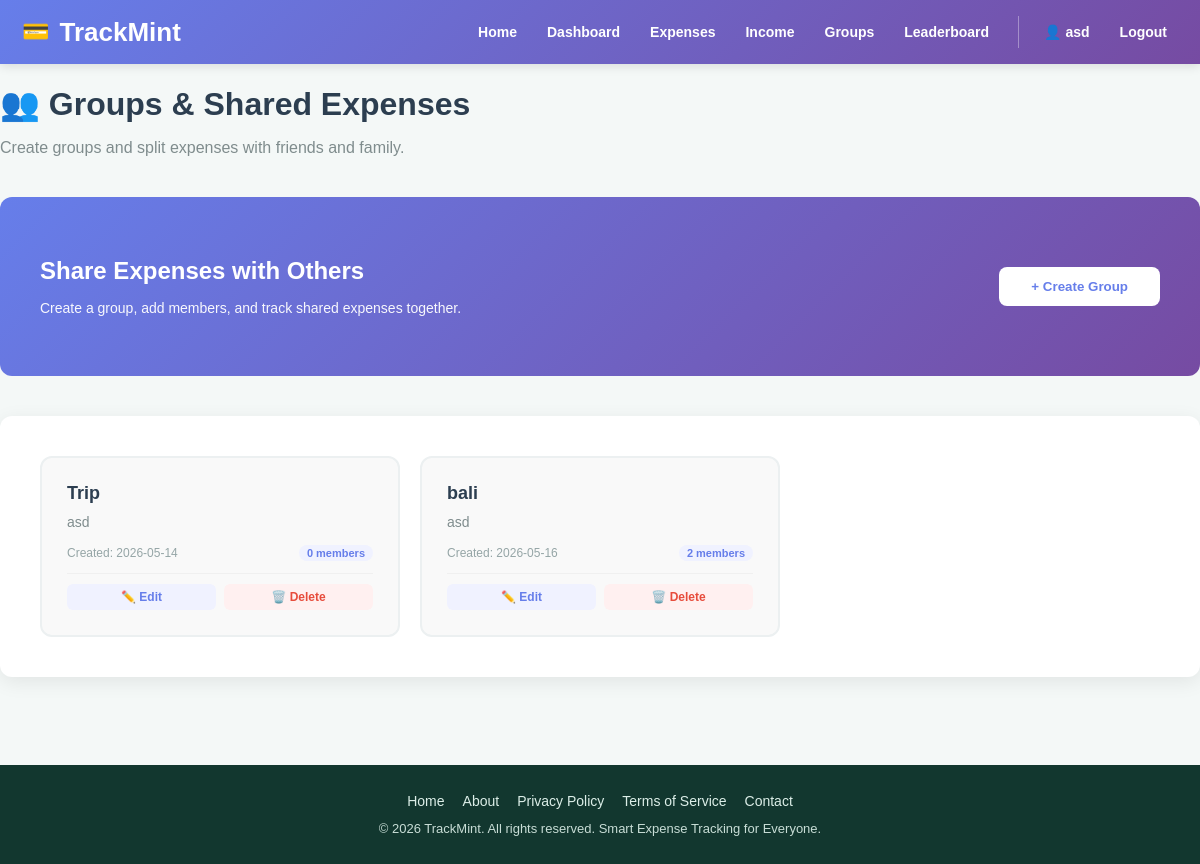
Screenshot of /groups/ (signed in) with the database file from the repository.
### app/models.py (models this page shows, shortened)
class User(UserMixin, db.Model):
    __tablename__ = "users"
    id = db.Column(db.Integer, primary_key=True)
    username = db.Column(db.String(80), unique=True, nullable=False, index=True)
    email = db.Column(db.String(120), unique=True, nullable=False, index=True)
    password_hash = db.Column(db.String(255), nullable=False)
    created_at = db.Column(db.DateTime, default=datetime.utcnow, nullable=False)
    total_points = db.Column(db.Integer, default=0, nullable=False)
    current_streak = db.Column(db.Integer, default=0, nullable=False)
    last_upload_date = db.Column(db.Date, nullable=True)
    receipts = db.relationship(
        "Receipt",
        back_populates="user",
        cascade="all, delete-orphan",
        lazy=True
    )
    incomes = db.relationship(
        "Income",
        back_populates="user",
        cascade="all, delete-orphan",
        lazy=True
    )

class Group(db.Model):
    __tablename__ = "groups"
    id = db.Column(db.Integer, primary_key=True)
    creator_id = db.Column(db.Integer, db.ForeignKey("users.id"), nullable=False)
    name = db.Column(db.String(100), nullable=False)
    description = db.Column(db.Text, nullable=True)
    created_at = db.Column(db.DateTime, default=datetime.utcnow, nullable=False)
    creator = db.relationship("User", backref="groups")
    members = db.relationship(
        "GroupMember",
        backref="group",
        cascade="all, delete-orphan",
        lazy=True
    )

### app/groups/routes.py (the view)
@groups_bp.route("/")
@login_required
def groups_home():
    created_groups = Group.query.filter_by(creator_id=current_user.id).all()
    created_ids = {g.id for g in created_groups}
    member_groups = Group.query.join(GroupMember).filter(
        GroupMember.user_id == current_user.id,
        Group.creator_id != current_user.id
    ).all()
    groups = created_groups + member_groups
    return render_template("groups/index.html", page_title="Groups", groups=groups)

### app/__init__.py (called while the page is built)
def register_login_loader():
    @login_manager.user_loader
    def load_user(user_id):
        from app.models import User
        return db.session.get(User, int(user_id))

### app/templates/groups/index.html (shortened to what this page needs)
{% extends "base.html" %}
{% block content %}
<div class="page-header">
    <h1>👥 Groups & Shared Expenses</h1>
    <p>Create groups and split expenses with friends and family.</p>
</div>
<div class="cta-section">
    <div>
        <h2>Share Expenses with Others</h2>
        <p>Create a group, add members, and track shared expenses together.</p>
    </div>
    <button class="btn" onclick="openCreateGroupModal()">+ Create Group</button>
</div>
<div class="groups-list">
    {% if groups %}
        <div class="groups-grid">
            {% for group in groups %}
            <div class="group-card" onclick="window.location='/groups/{{ group.id }}'">
                <div class="group-name">{{ group.name }}</div>
                <div class="group-description">{{ group.description or 'No description' }}</div>
                <div class="group-info">
                    <span>Created: {{ group.created_at.strftime('%Y-%m-%d') }}</span>
                    <span class="badge-members">{{ group.members | length }} members</span>
                </div>
                {% if group.creator_id == current_user.id %}
                <div class="card-actions" onclick="event.stopPropagation()">
                    <button class="btn-card-action" onclick="openEditGroupModal({{ group.id }}, '{{ group.name|e }}', '{{ (group.description or '')|e }}')">✏️ Edit</button>
                    <button class="btn-card-action danger" onclick="confirmDeleteGroup({{ group.id }}, '{{ group.name|e }}')">🗑️ Delete</button>
                </div>
                {% endif %}
            </div>
            {% endfor %}
        </div>
    {% endif %}
</div>
{% endblock %}

### app/templates/base.html (shortened to what this page needs)
<!doctype html>
<html lang="en">
<head>
  <link rel="stylesheet" href="{{ url_for('static', filename='css/style.css') }}">
</head>
<body>
    <header>
        <div class="header-container">
            <div class="logo">
                <span class="logo-icon">💳</span>
                <span>TrackMint</span>
            </div>
            <nav>
                <div class="nav-primary">
                    <a href="{{ url_for('main.landing') }}">Home</a>
                    {% if current_user.is_authenticated %}
                    <a href="{{ url_for('main.dashboard') }}">Dashboard</a>
                    <a href="{{ url_for('receipts.index') }}">Expenses</a>
                    <a href="{{ url_for('income.income_home') }}">Income</a>
                    <a href="{{ url_for('groups.groups_home') }}">Groups</a>
                    <a href="{{ url_for('leaderboard.leaderboard_home') }}">Leaderboard</a>
                    {% endif %}
                </div>
                {% if current_user.is_authenticated %}
                <div class="nav-user">
                    <a href="{{ url_for('main.profile') }}">👤 {{ current_user.username }}</a>
                    <a href="{{ url_for('auth.logout') }}">Logout</a>
                </div>
                {% else %}
                <div class="nav-user">
                    <a href="{{ url_for('auth.login') }}">Login</a>
                    <a href="{{ url_for('auth.signup') }}">Sign Up</a>
                </div>
                {% endif %}
            </nav>
        </div>
    </header>
    <main>
        {% block content %}{% endblock %}
    </main>
    <footer>
        <div class="footer-content">
            <div class="footer-links">
                <a href="{{ url_for('main.landing') }}">Home</a>
                <a href="#">About</a>
                <a href="#">Privacy Policy</a>
                <a href="#">Terms of Service</a>
                <a href="#">Contact</a>
            </div>
            <p>&copy; 2026 TrackMint. All rights reserved. Smart Expense Tracking for Everyone.</p>
        </div>
    </footer>
</body>
</html>

### app/static/css/style.css (style rules this page uses)
* { box-sizing: border-box; }
body { margin: 0; font-family: Arial, Helvetica, sans-serif; background: #f4f8f7; color: #12372f; }
header { background: linear-gradient(135deg, #667eea 0%, #764ba2 100%); color: white; padding: 16px 0; box-shadow: 0 2px 10px rgba(0, 0, 0, 0.12); position: sticky; top: 0; z-index: 1000; }
.header-container { max-width: 1200px; margin: 0 auto; padding: 0 22px; display: flex; justify-content: space-between; align-items: center; gap: 24px; }
.logo { font-size: 26px; font-weight: 800; display: flex; align-items: center; gap: 10px; color: white; white-space: nowrap; }
.logo-icon { font-size: 22px; }
nav { display: flex; align-items: center; gap: 18px; flex-wrap: wrap; }
.nav-primary, .nav-user { display: flex; align-items: center; gap: 8px; flex-wrap: wrap; }
nav a { color: white; text-decoration: none; font-size: 14px; font-weight: 600; padding: 8px 11px; border-radius: 8px; transition: 0.2s ease; }
.nav-user { padding-left: 14px; border-left: 1px solid rgba(255, 255, 255, 0.35); }
main { min-height: calc(100vh - 160px); }
footer { background: #12372f; color: white; padding: 28px 20px; margin-top: 40px; }
.footer-content { max-width: 1200px; margin: 0 auto; text-align: center; }
.footer-links { display: flex; justify-content: center; gap: 18px; flex-wrap: wrap; margin-bottom: 12px; }
.footer-links a { color: #dceee8; text-decoration: none; font-size: 14px; }
.footer-content p { margin: 0; color: #c8ddd6; font-size: 13px; }

### app/templates/groups/index.html (style rules this page uses)
.page-header { margin-bottom: 40px; }
.page-header h1 { font-size: 32px; color: #2c3e50; margin-bottom: 10px; }
.page-header p { color: #7f8c8d; font-size: 16px; }
.cta-section { background: linear-gradient(135deg, #667eea 0%, #764ba2 100%); color: white; padding: 40px; border-radius: 12px; text-align: center; margin-bottom: 40px; display: flex; align-items: center; justify-content: space-between; }
.cta-section h2 { font-size: 24px; margin-bottom: 15px; text-align: left; }
.cta-section p { opacity: 0.95; margin-bottom: 20px; font-size: 14px; text-align: left; }
.btn { padding: 12px 32px; background: white; color: #667eea; border: none; border-radius: 8px; font-weight: 600; cursor: pointer; transition: all 0.3s; }
.groups-list { background: white; border-radius: 12px; box-shadow: 0 5px 20px rgba(0, 0, 0, 0.08); overflow: hidden; }
.groups-grid { display: grid; grid-template-columns: repeat(auto-fill, minmax(300px, 1fr)); gap: 20px; padding: 40px; }
.group-card { border: 2px solid #ecf0f1; border-radius: 12px; padding: 25px; background: #f9f9f9; cursor: pointer; transition: all 0.3s; }
.group-name { font-size: 18px; font-weight: 600; color: #2c3e50; margin-bottom: 10px; }
.group-description { font-size: 14px; color: #7f8c8d; margin-bottom: 15px; }
.group-info { display: flex; justify-content: space-between; align-items: center; font-size: 12px; color: #95a5a6; }
.card-actions { display:flex; gap:8px; margin-top:12px; padding-top:10px; border-top:1px solid #f0f0f0; }
.btn-card-action { flex:1; padding:6px 10px; border:none; border-radius:6px; font-size:12px; font-weight:600; cursor:pointer; background:#f0f2ff; color:#667eea; transition:all 0.2s; }
.btn-card-action.danger { background:#fff0f0; color:#e74c3c; }
.badge-members { background:#f0f2ff; color:#667eea; border-radius:10px; padding:2px 8px; font-size:11px; font-weight:600; }

### rows the page displays
User: username "asd"
Group: name "Trip", description "asd", created_at "2026-05-14", members|length "0"
Group: name "bali", description "asd", created_at "2026-05-16", members|length "2"
